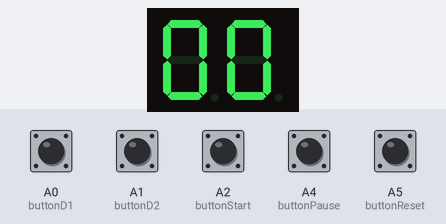
Bench run of a sketch on a simulated Arduino Uno, built with avr-gcc and run on an emulated ATmega328P. Parts: 2-digit seven-segment display. Wiring (inferred from the names in the program): 2-digit 7-segment display, segments lit when HIGH: segments pin 8, pin 9, pin 3, pin 4, pin 5, pin 7, pin 6; digit selects pin 10, pin 11. Inputs (shaded band) come from the test bench; at power-on: A0 (buttonD1), A1 (buttonD2), A2 (buttonStart), A4 (buttonPause), A5 (buttonReset) HIGH. The segment pins are drawn as the display they are named for.

Above: at 1.2 s.
1.3 s: A2 (buttonStart) pulled LOW for 0.15 s
Timing chart, 0 to 4.3 s (numbered marks = the images above; inputs shaded):
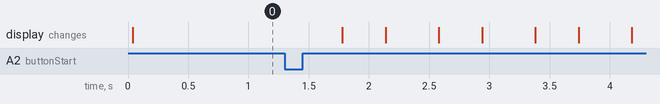

The sketch:

stopwatch.ino
```cpp
// Pins for each segment
int a = 8;
int b = 9;
int c = 3;
int d = 4;
int e = 5;
int f = 7;
int g = 6;
int dp = 2;

int digit1 = 10;  // On pin for the units digit
int digit2 = 11;  // On pin for the tens digit

int buttonD1 = A0;  // button to increment units digit
int buttonD2 = A1;  // button to increment tens digit
int buttonStart = A2; // button to start the timer
int buttonPause = A4; // button to pause the timer
int buttonReset = A5; // button to reset the timer to 0

int buttonCounterD1 = 0;  // Counter for the number of times the units digit is pressed.
int buttonCounterD2 = 0;  // Counter for the number of times the tens digit is pressed.

int currentButtonD1 = 0;  // Current state of the units digit button. (either high or low)
int lastButtonD1 = 0;     // last state of the units digit button. (either high or low)

int currentButtonD2 = 0;  // Current state of the tens digit button. (either high or low)
int lastButtonD2 = 0;     // last state of the tens digit button. (either high or low)

int currentButtonPause = 0; // Current state of the pause button. (either high or low)
int lastButtonPause = 0;  // last state of the button. (either high or low)

// Counters to track time
int startTime = 0;
int endTime;


void numOnDisplay(int num);               // Displays the appropriate number on the 7 seg display
void refreshDisplay(int dig1, int dig0);  // Used to switch both displays on and off (With the transistor)


void setup() {
  // put your setup code here, to run once:
  Serial.begin(9600);

  // Initializing all pins

  pinMode(a, OUTPUT);
  pinMode(b, OUTPUT);
  pinMode(c, OUTPUT);
  pinMode(d, OUTPUT);
  pinMode(e, OUTPUT);
  pinMode(f, OUTPUT);
  pinMode(g, OUTPUT);

  pinMode(digit1, OUTPUT);
  pinMode(digit2, OUTPUT);

  pinMode(buttonD1, INPUT_PULLUP);
  pinMode(buttonD2, INPUT_PULLUP);
  pinMode(buttonStart, INPUT_PULLUP);
  pinMode(buttonPause, INPUT_PULLUP);
  pinMode(buttonReset, INPUT_PULLUP);

}

void loop() {

  // This loop allows to set the numbers of the displays
  // loop will break once the start button is pressed
  while(1){

    refreshDisplay(buttonCounterD1,buttonCounterD2); // Constantly refreshes the display with the current numbers

    // Store current states of both digits
    currentButtonD1 = digitalRead(buttonD1);
    currentButtonD2 = digitalRead(buttonD2);

    // Breaks this while(1) loop once the Start button is clicked
    // Dont need previous state, as multiple highs or lows read wont matter in this case
    if(digitalRead(buttonStart) == LOW){
      break;
    }

    // Resets the displays to 00, once the reset button is clicked
    // Dont need previous state, as multiple highs or lows read wont matter in this case
    if(digitalRead(buttonReset) == LOW){
      buttonCounterD1 = 0;
      buttonCounterD2 = 0;
      refreshDisplay(buttonCounterD1,buttonCounterD2);
    }

    // We need to compare the last and current state of the button, so that it only increments once
    // As multiple highs and lows may may be read when you click the button
    if(currentButtonD1 != lastButtonD1){
      // if button is clicked, the number is incremented
      if(currentButtonD1 == LOW){
        buttonCounterD1++;

      if( buttonCounterD1 > 9) buttonCounterD1 = 0 ; // number wraps back to 0 afer 9
    }

    lastButtonD1 = currentButtonD1; // last state is now the current state
    }

    if(currentButtonD2 != lastButtonD2){
        if(currentButtonD2 == LOW){
          buttonCounterD2++;

        if( buttonCounterD2 > 9) buttonCounterD2 = 0 ;
      }

      lastButtonD2 = currentButtonD2;
      }
  }


  buttonCounterD1 += 1; // +1, so that the first units digit isnt instantly incremented when the start button is clicked

  // Loop will run until the timer runs out or the reset button is clicked
  // each iteration, after 1 sec, the timer decrements by 1
  while(2){
    if(buttonCounterD1 == 0 && buttonCounterD2 == 0){
      break;
    }
    if(digitalRead(buttonReset) == LOW){
      buttonCounterD1 = 0;
      buttonCounterD2 = 0;
      break;
    }

    refreshDisplay(buttonCounterD1,buttonCounterD2);  // Constantly refreshes the display with the current numbers

    currentButtonPause = digitalRead(buttonPause);


    // When the pause button is clicked, we enter this loop
    if(currentButtonPause != lastButtonPause){
      lastButtonPause = currentButtonPause;

      while(3){
        if(digitalRead(buttonStart) == LOW) break; // If start button is clicked, the timer resumes

        if(digitalRead(buttonReset) == LOW){  // If the reset button is clicked, digits are reset to 00 a
        buttonCounterD1 = 0;
        buttonCounterD2 = 0;
        break;
        }

        refreshDisplay(buttonCounterD1,buttonCounterD2);

      }
    }

    // Decrements the timer by 1 after 1 second has passed
    endTime = millis();
    if ((endTime - startTime) >= 1000){

      if (--buttonCounterD1 < 0){
          buttonCounterD1 = 9;
          if (--buttonCounterD2 < 0) buttonCounterD2 = 9;
      }

      startTime = endTime;
    }


  }

  // Loop flashes 00 on the displays 3 times
  for(int i = 0; i != 4; i++){
  numOnDisplay(0);  // 0 on the display

  // Turns both displays off
  digitalWrite(digit1,LOW);
  digitalWrite(digit2,LOW);
  delay(400);

  // Turns both displays on. (0 is displayed, from the numOnDisplay call)
  digitalWrite(digit1,HIGH);
  digitalWrite(digit2,HIGH);
  delay(400);
  }

  // Displays are initialized to 00.
  // Main loop restarts with 00 displayed.
  refreshDisplay(0,0);

}


void refreshDisplay(int dig1, int dig0){

  // using transistors, we can switch displays.
  // The transistor that is HIGH, will turn on.
  // with small delays we can simulate both of them being on simultaneously

  digitalWrite(digit1, HIGH);  // displays digit 0
  digitalWrite(digit2, LOW );
  numOnDisplay(dig0);

  delay(5);

  digitalWrite(digit1, LOW);    // displays digit 1
  digitalWrite(digit2, HIGH);
  numOnDisplay(dig1);

  delay(5);


}


void numOnDisplay(int num){
  // Turns the appropriate segments HIGH on the display
  // According to the parameter, num

  if(num == 0){
    digitalWrite(a,HIGH);
    digitalWrite(b,HIGH);
    digitalWrite(c,HIGH);
    digitalWrite(d,HIGH);
    digitalWrite(e,HIGH);
    digitalWrite(f,HIGH);
    digitalWrite(g,LOW);
  }

  if(num == 1){
    digitalWrite(a,LOW);
    digitalWrite(b,HIGH);
    digitalWrite(c,HIGH);
    digitalWrite(d,LOW);
    digitalWrite(e,LOW);
    digitalWrite(f,LOW);
    digitalWrite(g,LOW);
  }

  if(num == 2){
    digitalWrite(a,HIGH);
    digitalWrite(b,HIGH);
    digitalWrite(c,LOW);
    digitalWrite(d,HIGH);
    digitalWrite(e,HIGH);
    digitalWrite(f,LOW);
    digitalWrite(g,HIGH);
  }

  if(num ==3){
    digitalWrite(a,HIGH);
    digitalWrite(b,HIGH);
    digitalWrite(c,HIGH);
    digitalWrite(d,HIGH);
    digitalWrite(e,LOW);
    digitalWrite(f,LOW);
    digitalWrite(g,HIGH);
  }

  if(num == 4){
    digitalWrite(a,LOW);
    digitalWrite(b,HIGH);
    digitalWrite(c,HIGH);
    digitalWrite(d,LOW);
    digitalWrite(e,LOW);
    digitalWrite(f,HIGH);
    digitalWrite(g,HIGH);
  }


  if(num == 5){
    digitalWrite(a,HIGH);
    digitalWrite(b,LOW);
    digitalWrite(c,HIGH);
    digitalWrite(d,HIGH);
    digitalWrite(e,LOW);
    digitalWrite(f,HIGH);
    digitalWrite(g,HIGH);
  }

  if(num == 6){
    digitalWrite(a,HIGH);
    digitalWrite(b,LOW);
    digitalWrite(c,HIGH);
    digitalWrite(d,HIGH);
    digitalWrite(e,HIGH);
    digitalWrite(f,HIGH);
    digitalWrite(g,HIGH);
  }

  if(num == 7){
    digitalWrite(a,HIGH);
    digitalWrite(b,HIGH);
    digitalWrite(c,HIGH);
    digitalWrite(d,LOW);
    digitalWrite(e,LOW);
    digitalWrite(f,LOW);
    digitalWrite(g,LOW);

  }
  if(num == 8){
    digitalWrite(a,HIGH);
    digitalWrite(b,HIGH);
    digitalWrite(c,HIGH);
    digitalWrite(d,HIGH);
    digitalWrite(e,HIGH);
    digitalWrite(f,HIGH);
    digitalWrite(g,HIGH);
  }

  if(num == 9){
    digitalWrite(a,HIGH);
    digitalWrite(b,HIGH);
    digitalWrite(c,HIGH);
    digitalWrite(d,LOW);
    digitalWrite(e,LOW);
    digitalWrite(f,HIGH);
    digitalWrite(g,HIGH);

  }

}
```
